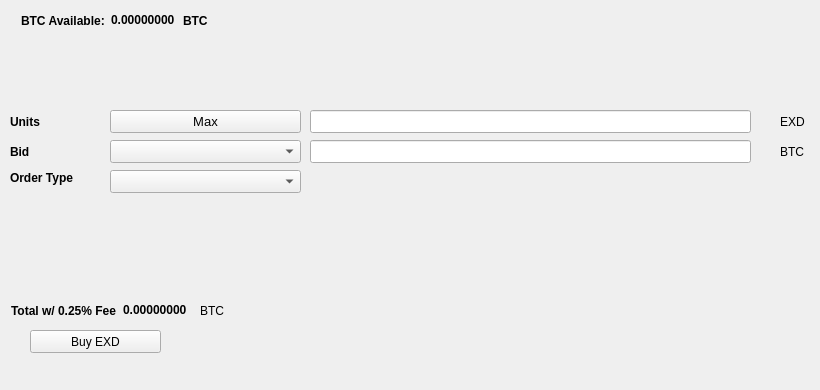
   <widget class="QWidget" name="BuyTab">
    <attribute name="title">
     <string>Buy</string>
    </attribute>
    <widget class="QPushButton" name="BuyEXD">
     <property name="geometry">
      <rect>
       <x>30</x>
       <y>330</y>
       <width>131</width>
       <height>23</height>
      </rect>
     </property>
     <property name="text">
      <string>Buy EXD</string>
     </property>
     <property name="icon">
      <iconset resource="../exdex.qrc">
       <normaloff>:/icons/bitcoin</normaloff>:/icons/bitcoin</iconset>
     </property>
    </widget>
    <widget class="QLabel" name="label_3">
     <property name="geometry">
      <rect>
       <x>10</x>
       <y>110</y>
       <width>46</width>
       <height>23</height>
      </rect>
     </property>
     <property name="font">
      <font>
       <weight>75</weight>
       <bold>true</bold>
      </font>
     </property>
     <property name="text">
      <string>Units</string>
     </property>
    </widget>
    <widget class="QLineEdit" name="UnitsInput">
     <property name="geometry">
      <rect>
       <x>310</x>
       <y>110</y>
       <width>441</width>
       <height>23</height>
      </rect>
     </property>
     <property name="font">
      <font>
       <pointsize>9</pointsize>
       <weight>75</weight>
       <bold>true</bold>
      </font>
     </property>
    </widget>
    <widget class="QLineEdit" name="BuyBidPriceEdit">
     <property name="geometry">
      <rect>
       <x>310</x>
       <y>140</y>
       <width>441</width>
       <height>23</height>
      </rect>
     </property>
     <property name="font">
      <font>
       <pointsize>9</pointsize>
       <weight>75</weight>
       <bold>true</bold>
      </font>
     </property>
    </widget>
    <widget class="QLabel" name="label_4">
     <property name="geometry">
      <rect>
       <x>780</x>
       <y>110</y>
       <width>31</width>
       <height>23</height>
      </rect>
     </property>
     <property name="text">
      <string>EXD</string>
     </property>
    </widget>
    <widget class="QLabel" name="label_5">
     <property name="geometry">
      <rect>
       <x>780</x>
       <y>140</y>
       <width>31</width>
       <height>23</height>
      </rect>
     </property>
     <property name="text">
      <string>BTC</string>
     </property>
    </widget>
    <widget class="QLabel" name="label_6">
     <property name="geometry">
      <rect>
       <x>10</x>
       <y>140</y>
       <width>46</width>
       <height>23</height>
      </rect>
     </property>
     <property name="font">
      <font>
       <weight>75</weight>
       <bold>true</bold>
      </font>
     </property>
     <property name="text">
      <string>Bid</string>
     </property>
    </widget>
    <widget class="QLabel" name="label_7">
     <property name="geometry">
      <rect>
       <x>10</x>
       <y>170</y>
       <width>91</width>
       <height>16</height>
      </rect>
     </property>
     <property name="font">
      <font>
       <weight>75</weight>
       <bold>true</bold>
      </font>
     </property>
     <property name="text">
      <string>Order Type</string>
     </property>
    </widget>
    <widget class="QPushButton" name="Buy_Max_Amount">
     <property name="geometry">
      <rect>
       <x>110</x>
       <y>110</y>
       <width>191</width>
       <height>23</height>
      </rect>
     </property>
     <property name="font">
      <font>
       <pointsize>10</pointsize>
      </font>
     </property>
     <property name="text">
      <string>Max</string>
     </property>
    </widget>
    <widget class="QComboBox" name="BuyBidcomboBox">
     <property name="geometry">
      <rect>
       <x>110</x>
       <y>140</y>
       <width>191</width>
       <height>23</height>
      </rect>
     </property>
     <property name="font">
      <font>
       <pointsize>10</pointsize>
      </font>
     </property>
    </widget>
    <widget class="QComboBox" name="buyOrdertypeCombo">
     <property name="geometry">
      <rect>
       <x>110</x>
       <y>170</y>
       <width>191</width>
       <height>23</height>
      </rect>
     </property>
     <property name="font">
      <font>
       <pointsize>10</pointsize>
      </font>
     </property>
    </widget>
    <widget class="QWidget" name="layoutWidget1">
     <property name="geometry">
      <rect>
       <x>21</x>
       <y>11</y>
       <width>227</width>
       <height>19</height>
      </rect>
     </property>
     <layout class="QHBoxLayout" name="horizontalLayout_3">
      <item>
       <widget class="QLabel" name="label232">
        <property name="font">
         <font>
          <weight>75</weight>
          <bold>true</bold>
         </font>
        </property>
        <property name="text">
         <string>BTC Available:</string>
        </property>
       </widget>
      </item>
      <item>
       <widget class="QLabel" name="BtcAvailableLbl">
        <property name="palette">
         <palette>
          <active>
           <colorrole role="WindowText">
            <brush brushstyle="SolidPattern">
             <color alpha="255">
              <red>0</red>
              <green>0</green>
              <blue>0</blue>
             </color>
            </brush>
           </colorrole>
           <colorrole role="Button">
            <brush brushstyle="SolidPattern">
             <color alpha="255">
              <red>0</red>
              <green>170</green>
              <blue>0</blue>
             </color>
            </brush>
           </colorrole>
           <colorrole role="Light">
            <brush brushstyle="SolidPattern">
             <color alpha="255">
              <red>0</red>
              <green>255</green>
              <blue>0</blue>
             </color>
            </brush>
           </colorrole>
           <colorrole role="Midlight">
            <brush brushstyle="SolidPattern">
             <color alpha="255">
              <red>0</red>
              <green>212</green>
              <blue>0</blue>
             </color>
            </brush>
           </colorrole>
           <colorrole role="Dark">
            <brush brushstyle="SolidPattern">
             <color alpha="255">
              <red>0</red>
              <green>85</green>
              <blue>0</blue>
             </color>
            </brush>
           </colorrole>
           <colorrole role="Mid">
            <brush brushstyle="SolidPattern">
             <color alpha="255">
              <red>0</red>
              <green>113</green>
              <blue>0</blue>
             </color>
            </brush>
           </colorrole>
           <colorrole role="Text">
            <brush brushstyle="SolidPattern">
             <color alpha="255">
              <red>0</red>
              <green>170</green>
              <blue>0</blue>
             </color>
            </brush>
           </colorrole>
           <colorrole role="BrightText">
            <brush brushstyle="SolidPattern">
             <color alpha="255">
              <red>255</red>
              <green>255</green>
              <blue>255</blue>
             </color>
            </brush>
           </colorrole>
           <colorrole role="ButtonText">
            <brush brushstyle="SolidPattern">
             <color alpha="255">
              <red>0</red>
              <green>0</green>
              <blue>0</blue>
             </color>
            </brush>
           </colorrole>
           <colorrole role="Base">
            <brush brushstyle="SolidPattern">
             <color alpha="255">
              <red>255</red>
              <green>255</green>
              <blue>255</blue>
             </color>
            </brush>
           </colorrole>
           <colorrole role="Window">
            <brush brushstyle="SolidPattern">
             <color alpha="255">
              <red>0</red>
              <green>170</green>
              <blue>0</blue>
             </color>
            </brush>
           </colorrole>
           <colorrole role="Shadow">
            <brush brushstyle="SolidPattern">
             <color alpha="255">
              <red>0</red>
              <green>0</green>
              <blue>0</blue>
             </color>
            </brush>
           </colorrole>
           <colorrole role="AlternateBase">
            <brush brushstyle="SolidPattern">
             <color alpha="255">
              <red>127</red>
              <green>212</green>
              <blue>127</blue>
             </color>
            </brush>
           </colorrole>
           <colorrole role="ToolTipBase">
            <brush brushstyle="SolidPattern">
             <color alpha="255">
              <red>255</red>
              <green>255</green>
              <blue>220</blue>
             </color>
            </brush>
           </colorrole>
           <colorrole role="ToolTipText">
            <brush brushstyle="SolidPattern">
             <color alpha="255">
              <red>0</red>
              <green>0</green>
              <blue>0</blue>
             </color>
            </brush>
           </colorrole>
          </active>
          <inactive>
           <colorrole role="WindowText">
            <brush brushstyle="SolidPattern">
             <color alpha="255">
              <red>0</red>
              <green>0</green>
              <blue>0</blue>
             </color>
            </brush>
           </colorrole>
           <colorrole role="Button">
            <brush brushstyle="SolidPattern">
             <color alpha="255">
              <red>0</red>
              <green>170</green>
              <blue>0</blue>
             </color>
            </brush>
           </colorrole>
           <colorrole role="Light">
            <brush brushstyle="SolidPattern">
             <color alpha="255">
              <red>0</red>
              <green>255</green>
              <blue>0</blue>
             </color>
            </brush>
           </colorrole>
           <colorrole role="Midlight">
            <brush brushstyle="SolidPattern">
             <color alpha="255">
              <red>0</red>
              <green>212</green>
              <blue>0</blue>
             </color>
            </brush>
           </colorrole>
           <colorrole role="Dark">
            <brush brushstyle="SolidPattern">
             <color alpha="255">
              <red>0</red>
              <green>85</green>
              <blue>0</blue>
             </color>
            </brush>
           </colorrole>
           <colorrole role="Mid">
            <brush brushstyle="SolidPattern">
             <color alpha="255">
              <red>0</red>
              <green>113</green>
              <blue>0</blue>
             </color>
            </brush>
           </colorrole>
           <colorrole role="Text">
            <brush brushstyle="SolidPattern">
             <color alpha="255">
              <red>0</red>
              <green>170</green>
              <blue>0</blue>
             </color>
            </brush>
           </colorrole>
           <colorrole role="BrightText">
            <brush brushstyle="SolidPattern">
             <color alpha="255">
              <red>255</red>
              <green>255</green>
              <blue>255</blue>
             </color>
            </brush>
           </colorrole>
           <colorrole role="ButtonText">
            <brush brushstyle="SolidPattern">
             <color alpha="255">
              <red>0</red>
              <green>0</green>
              <blue>0</blue>
             </color>
            </brush>
           </colorrole>
           <colorrole role="Base">
            <brush brushstyle="SolidPattern">
             <color alpha="255">
              <red>255</red>
              <green>255</green>
              <blue>255</blue>
             </color>
            </brush>
           </colorrole>
           <colorrole role="Window">
            <brush brushstyle="SolidPattern">
             <color alpha="255">
              <red>0</red>
              <green>170</green>
              <blue>0</blue>
             </color>
            </brush>
           </colorrole>
           <colorrole role="Shadow">
            <brush brushstyle="SolidPattern">
             <color alpha="255">
              <red>0</red>
              <green>0</green>
              <blue>0</blue>
             </color>
            </brush>
           </colorrole>
           <colorrole role="AlternateBase">
            <brush brushstyle="SolidPattern">
             <color alpha="255">
              <red>127</red>
              <green>212</green>
              <blue>127</blue>
             </color>
            </brush>
           </colorrole>
           <colorrole role="ToolTipBase">
            <brush brushstyle="SolidPattern">
             <color alpha="255">
              <red>255</red>
              <green>255</green>
              <blue>220</blue>
             </color>
            </brush>
           </colorrole>
           <colorrole role="ToolTipText">
            <brush brushstyle="SolidPattern">
             <color alpha="255">
              <red>0</red>
              <green>0</green>
              <blue>0</blue>
             </color>
            </brush>
           </colorrole>
          </inactive>
          <disabled>
           <colorrole role="WindowText">
            <brush brushstyle="SolidPattern">
             <color alpha="255">
              <red>0</red>
              <green>85</green>
              <blue>0</blue>
             </color>
            </brush>
           </colorrole>
           <colorrole role="Button">
            <brush brushstyle="SolidPattern">
             <color alpha="255">
              <red>0</red>
              <green>170</green>
              <blue>0</blue>
             </color>
            </brush>
           </colorrole>
           <colorrole role="Light">
            <brush brushstyle="SolidPattern">
             <color alpha="255">
              <red>0</red>
              <green>255</green>
              <blue>0</blue>
             </color>
            </brush>
           </colorrole>
           <colorrole role="Midlight">
            <brush brushstyle="SolidPattern">
             <color alpha="255">
              <red>0</red>
              <green>212</green>
              <blue>0</blue>
             </color>
            </brush>
           </colorrole>
           <colorrole role="Dark">
            <brush brushstyle="SolidPattern">
             <color alpha="255">
              <red>0</red>
              <green>85</green>
              <blue>0</blue>
             </color>
            </brush>
           </colorrole>
           <colorrole role="Mid">
            <brush brushstyle="SolidPattern">
             <color alpha="255">
              <red>0</red>
              <green>113</green>
              <blue>0</blue>
             </color>
            </brush>
           </colorrole>
           <colorrole role="Text">
            <brush brushstyle="SolidPattern">
             <color alpha="255">
              <red>0</red>
              <green>85</green>
              <blue>0</blue>
             </color>
            </brush>
           </colorrole>
           <colorrole role="BrightText">
            <brush brushstyle="SolidPattern">
             <color alpha="255">
              <red>255</red>
              <green>255</green>
              <blue>255</blue>
             </color>
            </brush>
           </colorrole>
           <colorrole role="ButtonText">
            <brush brushstyle="SolidPattern">
             <color alpha="255">
              <red>0</red>
              <green>85</green>
              <blue>0</blue>
             </color>
            </brush>
           </colorrole>
           <colorrole role="Base">
            <brush brushstyle="SolidPattern">
             <color alpha="255">
              <red>0</red>
              <green>170</green>
              <blue>0</blue>
             </color>
            </brush>
           </colorrole>
           <colorrole role="Window">
            <brush brushstyle="SolidPattern">
             <color alpha="255">
              <red>0</red>
              <green>170</green>
              <blue>0</blue>
             </color>
            </brush>
           </colorrole>
           <colorrole role="Shadow">
            <brush brushstyle="SolidPattern">
             <color alpha="255">
              <red>0</red>
              <green>0</green>
              <blue>0</blue>
             </color>
            </brush>
           </colorrole>
           <colorrole role="AlternateBase">
            <brush brushstyle="SolidPattern">
             <color alpha="255">
              <red>0</red>
              <green>170</green>
              <blue>0</blue>
             </color>
            </brush>
           </colorrole>
           <colorrole role="ToolTipBase">
            <brush brushstyle="SolidPattern">
             <color alpha="255">
              <red>255</red>
              <green>255</green>
              <blue>220</blue>
             </color>
            </brush>
           </colorrole>
           <colorrole role="ToolTipText">
            <brush brushstyle="SolidPattern">
             <color alpha="255">
              <red>0</red>
              <green>0</green>
              <blue>0</blue>
             </color>
            </brush>
           </colorrole>
          </disabled>
         </palette>
        </property>
        <property name="font">
         <font>
          <weight>75</weight>
          <bold>true</bold>
         </font>
        </property>
        <property name="text">
         <string>0.00000000</string>
        </property>
        <property name="textInteractionFlags">
         <set>Qt::LinksAccessibleByMouse|Qt::TextSelectableByKeyboard|Qt::TextSelectableByMouse</set>
        </property>
       </widget>
      </item>
      <item>
       <widget class="QLabel" name="BtcAvailableLbl_2">
        <property name="font">
         <font>
          <weight>75</weight>
          <bold>true</bold>
         </font>
        </property>
        <property name="text">
         <string>BTC</string>
        </property>
       </widget>
      </item>
     </layout>
    </widget>
    <widget class="QWidget" name="layoutWidge2">
     <property name="geometry">
      <rect>
       <x>11</x>
       <y>301</y>
       <width>259</width>
       <height>19</height>
      </rect>
     </property>
     <layout class="QHBoxLayout" name="horizontalLayout_4">
      <item>
       <widget class="QLabel" name="label_9">
        <property name="font">
         <font>
          <weight>75</weight>
          <bold>true</bold>
         </font>
        </property>
        <property name="text">
         <string>Total w/ 0.25% Fee</string>
        </property>
       </widget>
      </item>
      <item>
       <widget class="QLabel" name="BuyCostLabel">
        <property name="palette">
         <palette>
          <active>
           <colorrole role="WindowText">
            <brush brushstyle="SolidPattern">
             <color alpha="255">
              <red>0</red>
              <green>0</green>
              <blue>0</blue>
             </color>
            </brush>
           </colorrole>
           <colorrole role="Button">
            <brush brushstyle="SolidPattern">
             <color alpha="255">
              <red>0</red>
              <green>170</green>
              <blue>0</blue>
             </color>
            </brush>
           </colorrole>
           <colorrole role="Light">
            <brush brushstyle="SolidPattern">
             <color alpha="255">
              <red>0</red>
              <green>255</green>
              <blue>0</blue>
             </color>
            </brush>
           </colorrole>
           <colorrole role="Midlight">
            <brush brushstyle="SolidPattern">
             <color alpha="255">
              <red>0</red>
              <green>212</green>
              <blue>0</blue>
             </color>
            </brush>
           </colorrole>
           <colorrole role="Dark">
            <brush brushstyle="SolidPattern">
             <color alpha="255">
              <red>0</red>
              <green>85</green>
              <blue>0</blue>
             </color>
            </brush>
           </colorrole>
           <colorrole role="Mid">
            <brush brushstyle="SolidPattern">
             <color alpha="255">
              <red>0</red>
              <green>113</green>
              <blue>0</blue>
             </color>
            </brush>
           </colorrole>
           <colorrole role="Text">
            <brush brushstyle="SolidPattern">
             <color alpha="255">
              <red>0</red>
              <green>170</green>
              <blue>0</blue>
             </color>
            </brush>
           </colorrole>
           <colorrole role="BrightText">
            <brush brushstyle="SolidPattern">
             <color alpha="255">
              <red>255</red>
              <green>255</green>
              <blue>255</blue>
             </color>
            </brush>
           </colorrole>
           <colorrole role="ButtonText">
            <brush brushstyle="SolidPattern">
             <color alpha="255">
              <red>0</red>
              <green>0</green>
              <blue>0</blue>
             </color>
            </brush>
           </colorrole>
           <colorrole role="Base">
            <brush brushstyle="SolidPattern">
             <color alpha="255">
              <red>255</red>
              <green>255</green>
              <blue>255</blue>
             </color>
            </brush>
           </colorrole>
           <colorrole role="Window">
            <brush brushstyle="SolidPattern">
             <color alpha="255">
              <red>0</red>
              <green>170</green>
              <blue>0</blue>
             </color>
            </brush>
           </colorrole>
           <colorrole role="Shadow">
            <brush brushstyle="SolidPattern">
             <color alpha="255">
              <red>0</red>
              <green>0</green>
              <blue>0</blue>
             </color>
            </brush>
           </colorrole>
           <colorrole role="AlternateBase">
            <brush brushstyle="SolidPattern">
             <color alpha="255">
              <red>127</red>
              <green>212</green>
              <blue>127</blue>
             </color>
            </brush>
           </colorrole>
           <colorrole role="ToolTipBase">
            <brush brushstyle="SolidPattern">
             <color alpha="255">
              <red>255</red>
              <green>255</green>
              <blue>220</blue>
             </color>
            </brush>
           </colorrole>
           <colorrole role="ToolTipText">
            <brush brushstyle="SolidPattern">
             <color alpha="255">
              <red>0</red>
              <green>0</green>
              <blue>0</blue>
             </color>
            </brush>
           </colorrole>
          </active>
          <inactive>
           <colorrole role="WindowText">
            <brush brushstyle="SolidPattern">
             <color alpha="255">
              <red>0</red>
              <green>0</green>
              <blue>0</blue>
             </color>
            </brush>
           </colorrole>
           <colorrole role="Button">
            <brush brushstyle="SolidPattern">
             <color alpha="255">
              <red>0</red>
              <green>170</green>
              <blue>0</blue>
             </color>
            </brush>
           </colorrole>
           <colorrole role="Light">
            <brush brushstyle="SolidPattern">
             <color alpha="255">
              <red>0</red>
              <green>255</green>
              <blue>0</blue>
             </color>
            </brush>
           </colorrole>
           <colorrole role="Midlight">
            <brush brushstyle="SolidPattern">
             <color alpha="255">
              <red>0</red>
              <green>212</green>
              <blue>0</blue>
             </color>
            </brush>
           </colorrole>
           <colorrole role="Dark">
            <brush brushstyle="SolidPattern">
             <color alpha="255">
              <red>0</red>
              <green>85</green>
              <blue>0</blue>
             </color>
            </brush>
           </colorrole>
           <colorrole role="Mid">
            <brush brushstyle="SolidPattern">
             <color alpha="255">
              <red>0</red>
              <green>113</green>
              <blue>0</blue>
             </color>
            </brush>
           </colorrole>
           <colorrole role="Text">
            <brush brushstyle="SolidPattern">
             <color alpha="255">
              <red>0</red>
              <green>170</green>
              <blue>0</blue>
             </color>
            </brush>
           </colorrole>
           <colorrole role="BrightText">
            <brush brushstyle="SolidPattern">
             <color alpha="255">
              <red>255</red>
              <green>255</green>
              <blue>255</blue>
             </color>
            </brush>
           </colorrole>
           <colorrole role="ButtonText">
            <brush brushstyle="SolidPattern">
             <color alpha="255">
              <red>0</red>
              <green>0</green>
              <blue>0</blue>
             </color>
            </brush>
           </colorrole>
           <colorrole role="Base">
            <brush brushstyle="SolidPattern">
             <color alpha="255">
              <red>255</red>
              <green>255</green>
              <blue>255</blue>
             </color>
            </brush>
           </colorrole>
           <colorrole role="Window">
            <brush brushstyle="SolidPattern">
             <color alpha="255">
              <red>0</red>
              <green>170</green>
              <blue>0</blue>
             </color>
            </brush>
           </colorrole>
           <colorrole role="Shadow">
            <brush brushstyle="SolidPattern">
             <color alpha="255">
              <red>0</red>
              <green>0</green>
              <blue>0</blue>
             </color>
            </brush>
           </colorrole>
           <colorrole role="AlternateBase">
            <brush brushstyle="SolidPattern">
             <color alpha="255">
              <red>127</red>
              <green>212</green>
              <blue>127</blue>
             </color>
            </brush>
           </colorrole>
           <colorrole role="ToolTipBase">
            <brush brushstyle="SolidPattern">
             <color alpha="255">
              <red>255</red>
              <green>255</green>
              <blue>220</blue>
             </color>
            </brush>
           </colorrole>
           <colorrole role="ToolTipText">
            <brush brushstyle="SolidPattern">
             <color alpha="255">
              <red>0</red>
              <green>0</green>
              <blue>0</blue>
             </color>
            </brush>
           </colorrole>
          </inactive>
          <disabled>
           <colorrole role="WindowText">
            <brush brushstyle="SolidPattern">
             <color alpha="255">
              <red>0</red>
              <green>85</green>
              <blue>0</blue>
             </color>
            </brush>
           </colorrole>
           <colorrole role="Button">
            <brush brushstyle="SolidPattern">
             <color alpha="255">
              <red>0</red>
              <green>170</green>
              <blue>0</blue>
             </color>
            </brush>
           </colorrole>
           <colorrole role="Light">
            <brush brushstyle="SolidPattern">
             <color alpha="255">
              <red>0</red>
              <green>255</green>
              <blue>0</blue>
             </color>
            </brush>
           </colorrole>
           <colorrole role="Midlight">
            <brush brushstyle="SolidPattern">
             <color alpha="255">
              <red>0</red>
              <green>212</green>
              <blue>0</blue>
             </color>
            </brush>
           </colorrole>
           <colorrole role="Dark">
            <brush brushstyle="SolidPattern">
             <color alpha="255">
              <red>0</red>
              <green>85</green>
              <blue>0</blue>
             </color>
            </brush>
           </colorrole>
           <colorrole role="Mid">
            <brush brushstyle="SolidPattern">
             <color alpha="255">
              <red>0</red>
              <green>113</green>
              <blue>0</blue>
             </color>
            </brush>
           </colorrole>
           <colorrole role="Text">
            <brush brushstyle="SolidPattern">
             <color alpha="255">
              <red>0</red>
              <green>85</green>
              <blue>0</blue>
             </color>
            </brush>
           </colorrole>
           <colorrole role="BrightText">
            <brush brushstyle="SolidPattern">
             <color alpha="255">
              <red>255</red>
              <green>255</green>
              <blue>255</blue>
             </color>
            </brush>
           </colorrole>
           <colorrole role="ButtonText">
            <brush brushstyle="SolidPattern">
             <color alpha="255">
              <red>0</red>
              <green>85</green>
              <blue>0</blue>
             </color>
            </brush>
           </colorrole>
           <colorrole role="Base">
            <brush brushstyle="SolidPattern">
             <color alpha="255">
              <red>0</red>
              <green>170</green>
              <blue>0</blue>
             </color>
            </brush>
           </colorrole>
           <colorrole role="Window">
            <brush brushstyle="SolidPattern">
             <color alpha="255">
              <red>0</red>
              <green>170</green>
              <blue>0</blue>
             </color>
            </brush>
           </colorrole>
           <colorrole role="Shadow">
            <brush brushstyle="SolidPattern">
             <color alpha="255">
              <red>0</red>
              <green>0</green>
              <blue>0</blue>
             </color>
            </brush>
           </colorrole>
           <colorrole role="AlternateBase">
            <brush brushstyle="SolidPattern">
             <color alpha="255">
              <red>0</red>
              <green>170</green>
              <blue>0</blue>
             </color>
            </brush>
           </colorrole>
           <colorrole role="ToolTipBase">
            <brush brushstyle="SolidPattern">
             <color alpha="255">
              <red>255</red>
              <green>255</green>
              <blue>220</blue>
             </color>
            </brush>
           </colorrole>
           <colorrole role="ToolTipText">
            <brush brushstyle="SolidPattern">
             <color alpha="255">
              <red>0</red>
              <green>0</green>
              <blue>0</blue>
             </color>
            </brush>
           </colorrole>
          </disabled>
         </palette>
        </property>
        <property name="font">
         <font>
          <weight>75</weight>
          <bold>true</bold>
         </font>
        </property>
        <property name="autoFillBackground">
         <bool>false</bool>
        </property>
        <property name="text">
         <string>0.00000000</string>
        </property>
        <property name="textInteractionFlags">
         <set>Qt::LinksAccessibleByMouse|Qt::TextSelectableByMouse</set>
        </property>
       </widget>
      </item>
      <item>
       <widget class="QLabel" name="label_10">
        <property name="font">
         <font>
          <weight>50</weight>
          <bold>false</bold>
         </font>
        </property>
        <property name="text">
         <string>BTC</string>
        </property>
       </widget>
      </item>
     </layout>
    </widget>
    <widget class="QLabel" name="label_24">
     <property name="geometry">
      <rect>
       <x>460</x>
       <y>300</y>
       <width>281</width>
       <height>81</height>
      </rect>
     </property>
     <property name="text">
      <string/>
     </property>
     <property name="pixmap">
      <pixmap>:/images/bittrex</pixmap>
     </property>
    </widget>
   </widget>
